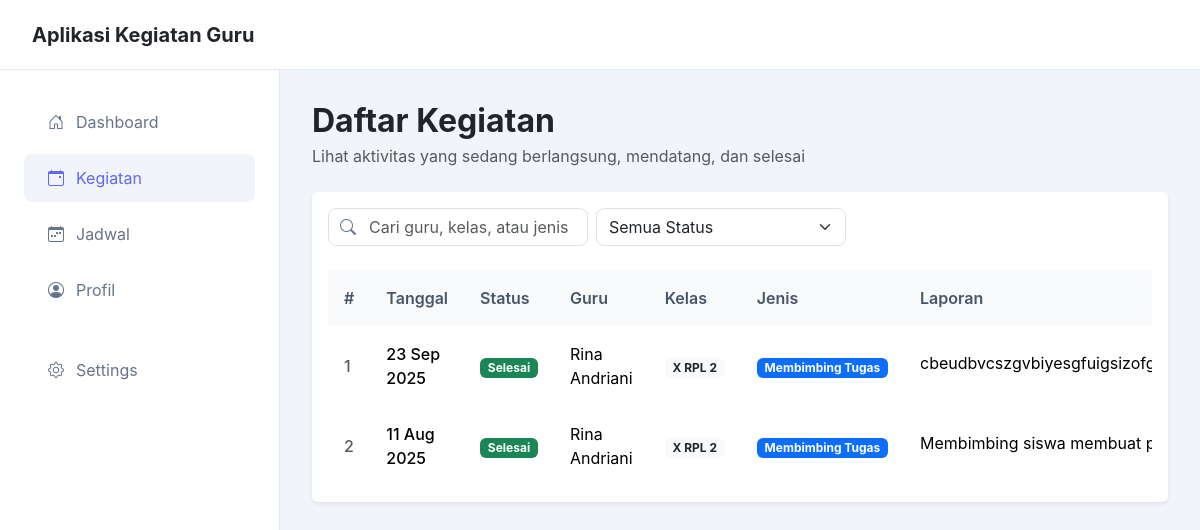
/app/kegiatan_user.php (signed in), run on the app's committed database.
### tables this page shows
CREATE TABLE `kegiatan_guru` (
  `id_kegiatan` int(11) NOT NULL,
  `id_user` int(11) NOT NULL,
  `id_kelas` int(11) NOT NULL,
  `id_jenis` int(11) NOT NULL,
  `tanggal` date NOT NULL,
  `laporan` text NOT NULL,
  `created_at` timestamp NOT NULL DEFAULT current_timestamp()
);

CREATE TABLE `users` (
  `id_user` int(11) NOT NULL,
  `username` varchar(50) NOT NULL,
  `password` varchar(255) NOT NULL,
  `nip_verification` varchar(18) DEFAULT NULL COMMENT 'NIP untuk verifikasi guru',
  `nisn_verification` varchar(10) DEFAULT NULL COMMENT 'NISN untuk verifikasi siswa',
  `nama_lengkap` varchar(100) NOT NULL,
  `role` enum('admin','guru','siswa') DEFAULT NULL COMMENT 'Role will be assigned by admin after verification',
  `status` enum('pending','approved','rejected') NOT NULL DEFAULT 'pending',
  `created_at` timestamp NOT NULL DEFAULT current_timestamp(),
  `email` varchar(100) DEFAULT NULL,
  `phone` varchar(20) DEFAULT NULL,
  `alamat` text DEFAULT NULL,
  `kelas_id` int(11) DEFAULT NULL,
  `profile_picture` varchar(255) DEFAULT NULL
);

CREATE TABLE `kelas` (
  `id_kelas` int(11) NOT NULL,
  `nama_kelas` varchar(50) NOT NULL
);

CREATE TABLE `jenis_kegiatan` (
  `id_jenis` int(11) NOT NULL,
  `nama_jenis` varchar(100) NOT NULL
);

### app/kegiatan_user.php (the view, shortened to what this page needs)
<?php
include 'koneksi.php';
$conn = $koneksi;
?>
<!doctype html>
<html lang="en">
<head>
  <link href="https://cdn.jsdelivr.net/npm/bootstrap@5.3.2/dist/css/bootstrap.min.css" rel="stylesheet">
  <link href="https://cdn.jsdelivr.net/npm/bootstrap-icons@1.11.0/font/bootstrap-icons.css" rel="stylesheet">
</head>
<body>
<nav class="main-header">
  <div class="navbar-brand">
    <h5 class="mb-0 fw-bold text-dark">Aplikasi Kegiatan Guru</h5>
  </div>
</nav>
<aside class="sidebar" id="sidebar">
  <div class="p-4">
    <ul class="nav flex-column">
      <li class="nav-item">
        <a class="nav-link" href="user_dashboard.php">
          <i class="bi bi-house-door"></i>
          Dashboard
        </a>
      </li>
      <li class="nav-item">
        <a class="nav-link active" href="kegiatan_user.php">
          <i class="bi bi-calendar-event"></i>
          Kegiatan
        </a>
      </li>
      <li class="nav-item">
        <a class="nav-link" href="schedule.php">
          <i class="bi bi-calendar-week"></i>
          Jadwal
        </a>
      </li>
      <li class="nav-item">
        <a class="nav-link" href="profile.php">
          <i class="bi bi-person-circle"></i>
          Profil
        </a>
      </li>
      <li class="nav-item mt-4">
        <a class="nav-link" href="settings.php">
          <i class="bi bi-gear"></i>
          Settings
        </a>
      </li>
    </ul>
  </div>
</aside>
<main class="main-content">
  <div class="d-flex align-items-center justify-content-between mb-4">
    <div>
      <h2 class="mb-1 fw-bold">Daftar Kegiatan</h2>
      <div class="text-muted">Lihat aktivitas yang sedang berlangsung, mendatang, dan selesai</div>
    </div>
  </div>
  <div class="card shadow-sm border-0">
    <div class="card-body">
      <div class="d-flex flex-column flex-sm-row align-items-start align-items-sm-center justify-content-between gap-2 mb-4">
        <div class="d-flex gap-2">
          <div class="position-relative">
            <i class="bi bi-search position-absolute" style="left: 12px; top: 50%; transform: translateY(-50%); color: #64748b; z-index: 10;"></i>
            <input type="text" id="searchInput" class="form-control" placeholder="Cari guru, kelas, atau jenis" style="padding-left: 2.5rem; border-radius: 0.5rem; min-width: 260px;">
          </div>
          <select id="filterStatus" class="form-select" style="border-radius: 0.5rem; min-width: 160px;">
            <option value="">Semua Status</option>
          </select>
        </div>
      </div>
      <div class="table-responsive">
        <table class="table table-modern mb-0" id="kegiatanTable">
          <thead>
            <tr>
              <th style="width: 60px;">#</th>
              <th style="width: 140px;">Tanggal</th>
              <th style="width: 120px;">Status</th>
              <th style="width: 180px;">Guru</th>
              <th style="width: 100px;">Kelas</th>
              <th style="width: 140px;">Jenis</th>
              <th>Laporan</th>
            </tr>
          </thead>
          <tbody>
          <?php
          $no = 1;
          if ($conn) {
            $sql = "SELECT kg.id_kegiatan, kg.tanggal, kg.laporan, u.nama_lengkap as guru, k.nama_kelas as kelas, j.nama_jenis as jenis
                    FROM kegiatan_guru kg
                    LEFT JOIN users u ON kg.id_user = u.id_user
                    LEFT JOIN kelas k ON kg.id_kelas = k.id_kelas
                    LEFT JOIN jenis_kegiatan j ON kg.id_jenis = j.id_jenis
                    ORDER BY kg.tanggal DESC";
            $res = mysqli_query($conn, $sql);
            if ($res && mysqli_num_rows($res) > 0) {
              while ($row = mysqli_fetch_assoc($res)) {
                $tanggal = strtotime($row['tanggal']);
                $today = strtotime(date('Y-m-d'));
                if ($tanggal == $today) {
                  $status_text = 'Sedang Berlangsung';
                  $status_class = 'bg-info';
                } elseif ($tanggal > $today) {
                  $status_text = 'Mendatang';
                  $status_class = 'bg-warning';
                } else {
                  $status_text = 'Selesai';
                  $status_class = 'bg-success';
                }
                echo '<tr>';
                echo '<td><span class="fw-medium text-muted">'.$no++.'</span></td>';
                echo '<td><span class="fw-medium">'.date('d M Y', $tanggal).'</span></td>';
                echo '<td><span class="badge '.$status_class.'">'.$status_text.'</span></td>';
                echo '<td>'.htmlspecialchars($row['guru'] ?? 'N/A').'</td>';
                echo '<td><span class="badge bg-light text-dark">'.htmlspecialchars($row['kelas'] ?? 'N/A').'</span></td>';
                echo '<td><span class="badge bg-primary">'.htmlspecialchars($row['jenis'] ?? 'N/A').'</span></td>';
                $lap = trim($row['laporan'] ?? '');
                $short = $lap !== '' ? htmlspecialchars(mb_substr($lap, 0, 70)).(mb_strlen($lap) > 70 ? '…' : '') : '<span class="text-muted">Tidak ada</span>';
                echo '<td><span class="d-inline-block text-truncate" style="max-width: 320px;" title="'.htmlspecialchars($lap).'">'.$short.'</span></td>';
                echo '</tr>';
              }
            } else {
              echo '<tr><td colspan="8" class="text-center text-muted py-5">Belum ada kegiatan</td></tr>';
            }
          }
          ?>
          </tbody>
        </table>
      </div>
    </div>
  </div>
</main>
</body>
</html>

### app/kegiatan_user.php (style rules this page uses)
:root { --sidebar-width: 280px; --header-height: 70px; --primary-color: #6366f1; }
body { background-color: #f1f5f9; padding-top: var(--header-height); font-family: -apple-system, BlinkMacSystemFont, 'Segoe UI', Roboto, sans-serif; }
.main-header { height: var(--header-height); background: white; border-bottom: 1px solid #e2e8f0; position: fixed; top: 0; left: 0; right: 0; z-index: 1050; display: flex; align-items: center; justify-content: space-between; padding: 0 2rem; }
.main-content { margin-left: var(--sidebar-width); padding: 2rem; min-height: calc(100vh - var(--header-height)); }
.sidebar { width: var(--sidebar-width); background: white; border-right: 1px solid #e2e8f0; min-height: calc(100vh - var(--header-height)); position: fixed; top: var(--header-height); left: 0; }
.nav-link { color: #64748b; padding: 0.75rem 1.5rem; border-radius: 0.5rem; margin: 0.25rem 0; display: flex; align-items: center; gap: 0.75rem; }
.nav-link.active, .nav-link:hover { background-color: #f1f5f9; color: var(--primary-color); }
.table-modern th { background-color: #f8fafc; border: none; font-weight: 600; color: #475569; padding: 1rem; }
.table-modern td { border: none; padding: 1rem; vertical-align: middle; }

### data on the page
kegiatan_guru: tanggal "23 Sep 2025", tanggal "Selesai", id_user.nama_lengkap "Rina Andriani", id_kelas.nama_kelas "X RPL 2", id_jenis.nama_jenis "Membimbing Tugas", laporan "cbeudbvcszgvbiyesgfuigsizofgisugvbui…"
kegiatan_guru: tanggal "11 Aug 2025", tanggal "Selesai", id_user.nama_lengkap "Rina Andriani", id_kelas.nama_kelas "X RPL 2", id_jenis.nama_jenis "Membimbing Tugas", laporan "Membimbing siswa membuat…"
